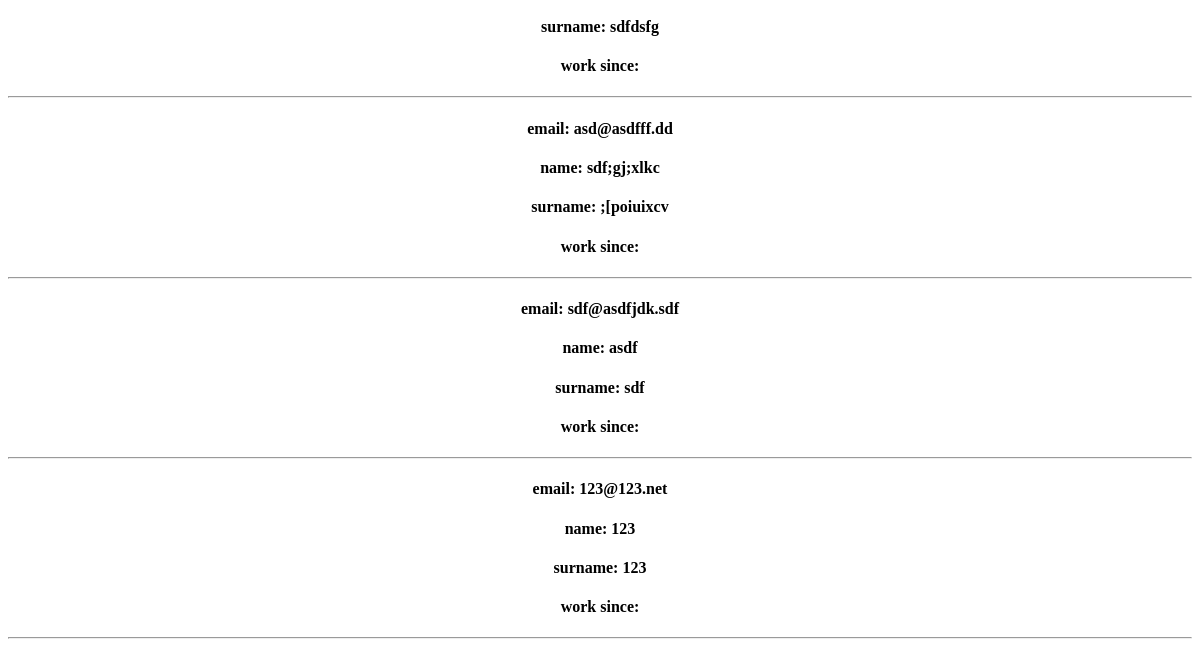
The app's page / (lower part), older data.
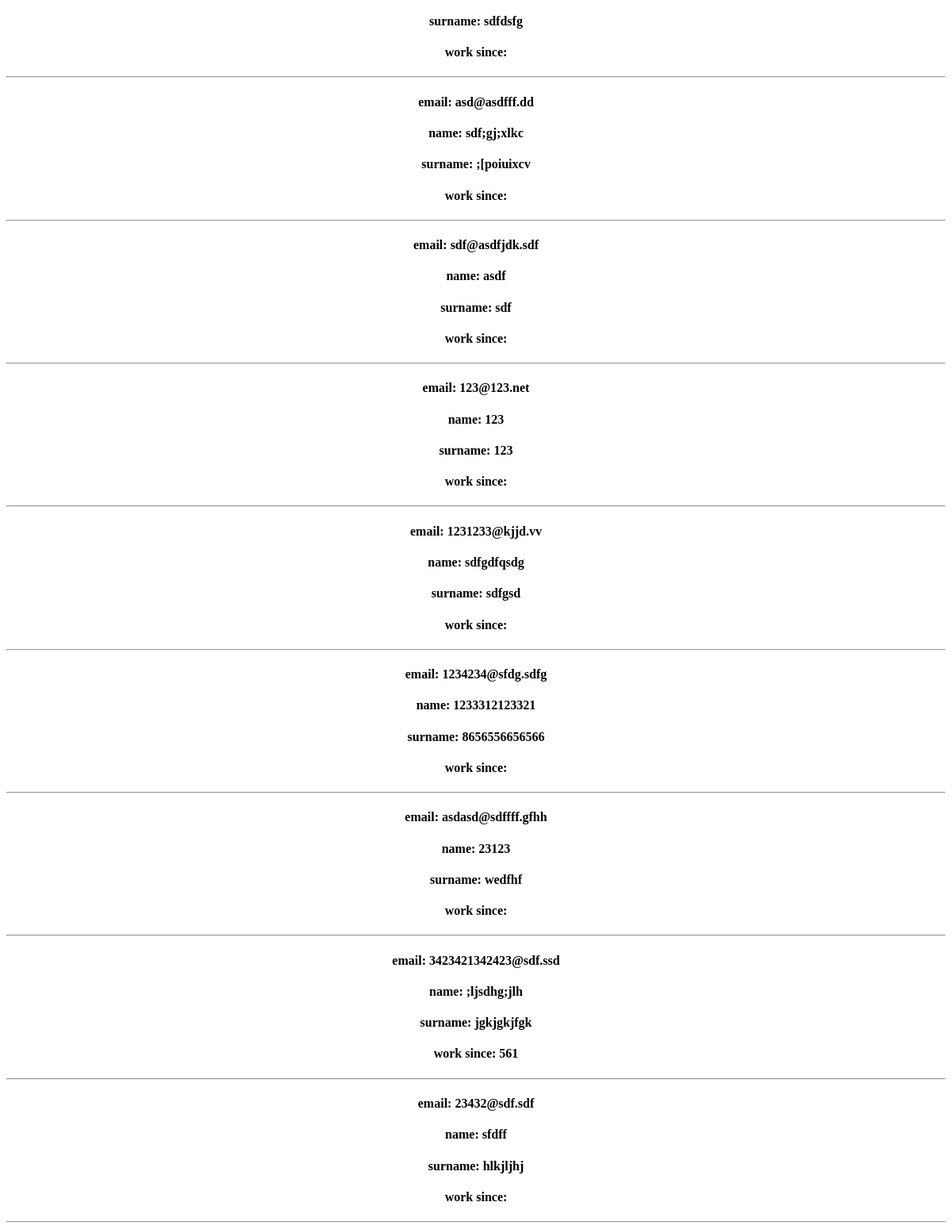
The same page, newer data.
### journal/models.py (models this page shows, shortened)
class CustomUser(AbstractBaseUser):
    name = models.CharField(max_length=15, null=False)
    surname = models.CharField(max_length=15, null=False)
    patronymic = models.CharField(max_length=15, blank=True, null=True)
    email = models.EmailField(unique=True)  # require
    phone_number = models.CharField(max_length=16, blank=True, null=True)
    avatar = models.ImageField(upload_to='user/avatar/', blank=True, null=True)
    is_active = models.BooleanField(default=True)
    is_staff = models.BooleanField(default=False)
    is_admin = models.BooleanField(default=False)
    USERNAME_FIELD = 'email'
    REQUIRED_FIELDS = ["name", "surname"]
    objects = CustomUserManager()

class Teacher(models.Model):
    user = models.OneToOneField(settings.AUTH_USER_MODEL, on_delete=models.CASCADE)
    working_since = models.CharField(max_length=4, verbose_name="Почав(ла) працювати з")

### journal/views.py (the view)
# urls.py: path('', main, name="main"),
def main(request):
    user_model = get_user_model()
    all_users = user_model.objects.all()
    return render(request, 'journal/main.html', {'all_users': all_users, 'title': "main"})

### journal/templates/journal/main.html (shortened to what this page needs)
{% extends 'journal/base.html' %}
{% block main %}
{% for user in all_users %}
<h4>email: {{ user.email }}</h4>
<h4>name: {{ user.name }}</h4>
<h4>surname: {{ user.surname }}</h4>
<h4>work since: {{ user.teacher.working_since }}</h4>
<hr>
{% endfor %}
{% endblock %}

Row changes from the older to the newer data that the page shows:
added CustomUser: email "1231233@kjjd.vv", name "sdfgdfqsdg", surname "sdfgsd"
added CustomUser: email "1234234@sfdg.sdfg", name "1233312123321", surname "8656556656566"
added CustomUser: email "asdasd@sdffff.gfhh", name "23123", surname "wedfhf"
added CustomUser: email "3423421342423@sdf.ssd", name ";ljsdhg;jlh", surname "jgkjgkjfgk", teacher.working_since "561"
added CustomUser: email "23432@sdf.sdf", name "sfdff", surname "hlkjljhj"
